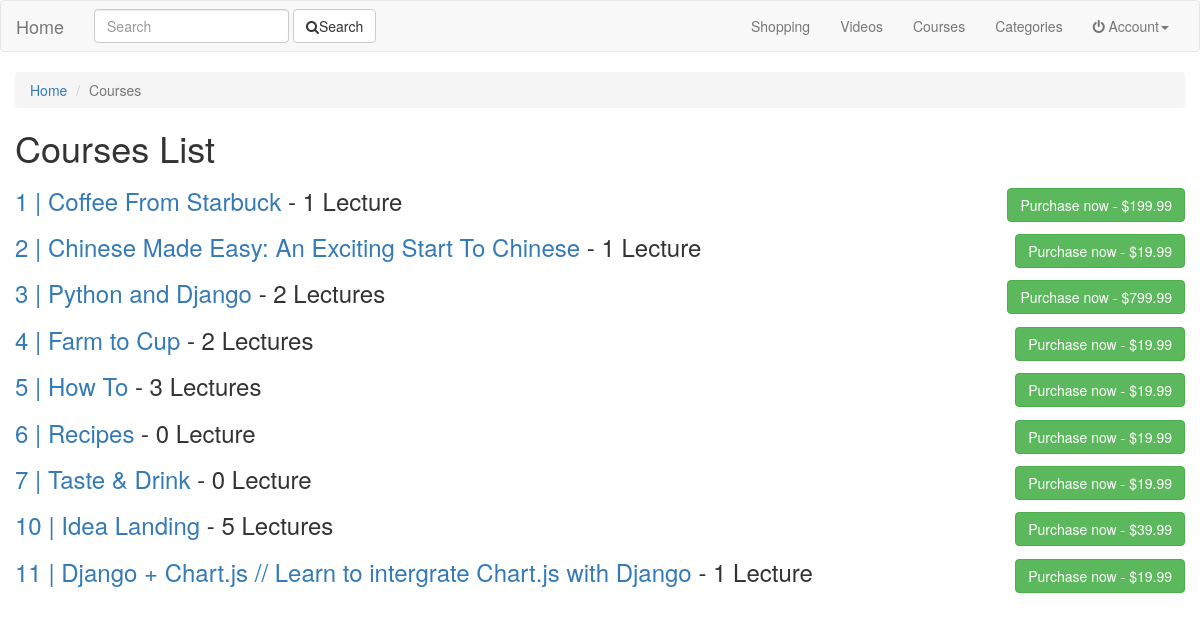
Page /courses/ on the earlier database version.
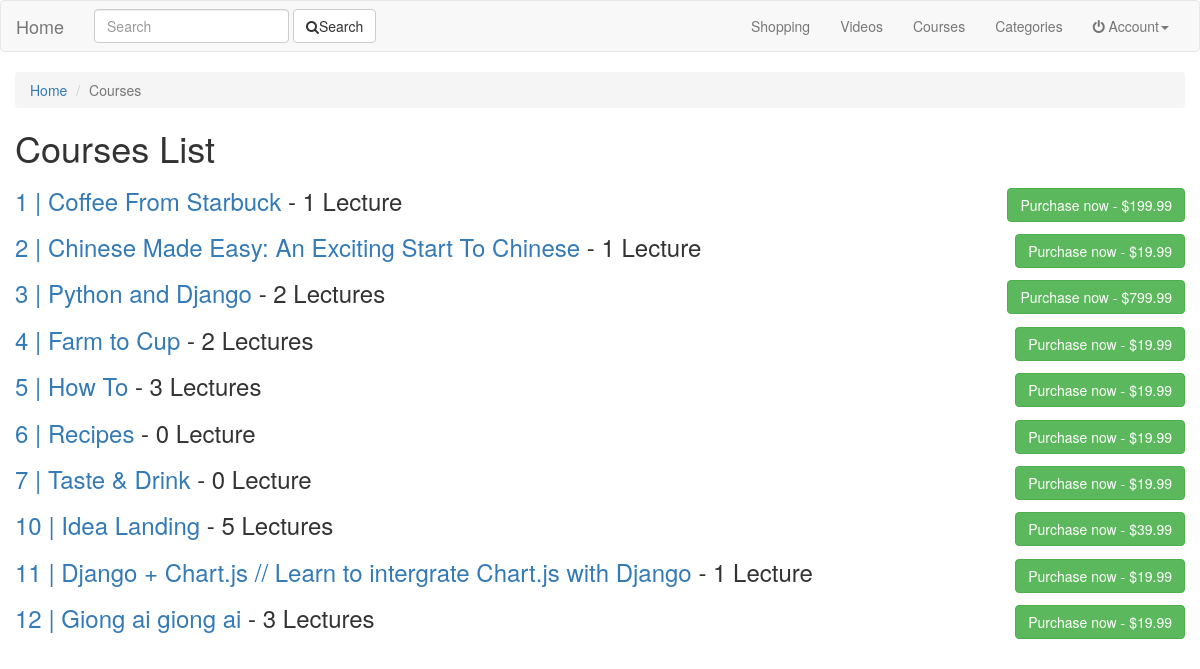
Same page on the later database version.
### courses/models.py (models this page shows, shortened)
class Course(models.Model):
	user 		= models.ForeignKey(settings.AUTH_USER_MODEL)
	title 		= models.CharField(max_length=120)
	slug 		= models.SlugField(blank=True)
	category 	= models.ForeignKey(Category, related_name="primary_category", null=True, blank=True)
	secondary 	= models.ManyToManyField(Category, related_name="secondary_category", blank=True)
	image 		= models.ImageField(
			upload_to=handle_upload,
			height_field='image_height',
			width_field='image_width',
			blank=True,null=True
		)
	image_height= models.IntegerField(blank=True,null=True)
	image_width	= models.IntegerField(blank=True,null=True)
	price		= models.DecimalField(decimal_places=2, max_digits=100)
	active 		= models.BooleanField(default=True)
	description = models.TextField()
	updated 	= models.DateTimeField(auto_now=True)
	timestamp 	= models.DateTimeField(auto_now_add=True)
	objects = CourseManager()
	def get_absolute_url(self):
		return reverse("courses:detail", kwargs={"slug": self.slug})

### courses/views.py (the view)
class CourseListView(ListView):
	def get_queryset(self):
		user = self.request.user
		qs = Course.objects.all()
		if user.is_authenticated():
			qs = qs.owned(user)
		return qs

### courses/models.py (called while the page is built)
	def active(self):
		return self.filter(active=True)

	def get_queryset(self):
		return CourseQuerySet(self.model, using=self._db)

	def all(self):
		return self.get_queryset().all().active()

### search/templatetags/search_form.py (called while the page is built)
@register.inclusion_tag("search/snippets/search_form.html")
def search_form(request, navbar=False):
	return {"request": request, "navbar": navbar}

### courses/templates/courses/course_list.html
{% extends 'base.html' %} {% block title %} Courses List | {{ block.super }} {% endblock %} {% block content %}
<ol class="breadcrumb">
  <li><a href="{% url 'home' %}">Home</a></li>
  <li class="active">Courses</li>
</ol>
<h1>Courses List</h1> {% for course in object_list %}
<h3>
    <a href="{{ course.get_absolute_url }}">{{ course.id }} | {{ course.title }}</a> - {{ course.lecture_set.all.count }} {% if course.lecture_set.all.count > 1 %} Lectures {% else %} Lecture {% endif %}
    <span class="pull-right">{% if course.is_owner %}
    <button class="btn btn-info">Owned</button>
    {% else %}
    <button class="btn btn-success"><a style="color:white" href="{% url 'order-list' %}">Purchase now - ${{ course.price }}</a></button>
    {% endif %}</span>
</h3>
{% endfor %} {% endblock %}

Differences in the rows shown:
added Course: id "12", title "Giong ai giong ai", lecture_set.all.count "3", shows "Lectures", price "19.99"
